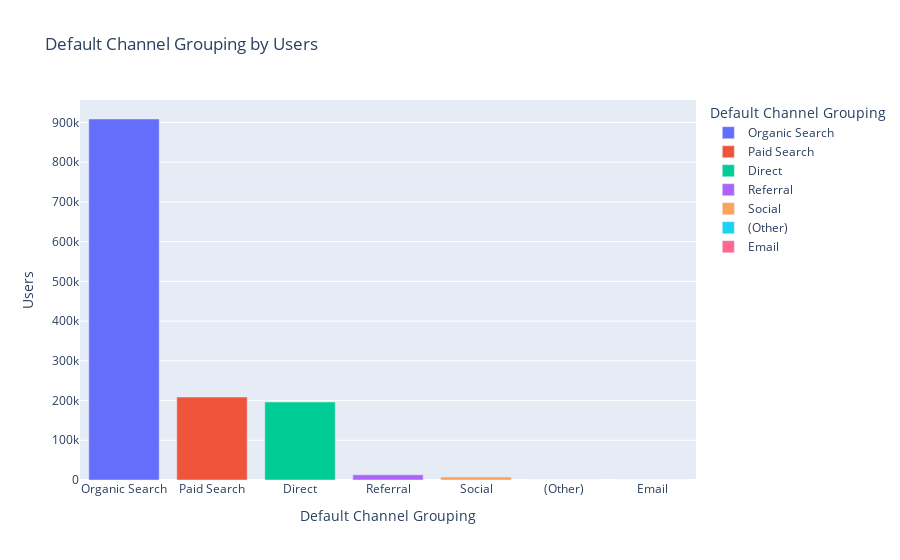

Notebook code cell kept with this figure:
### Markdown cell above
### Channel Grouping Patterns:

Here, we are looking for the **channel group source for patients and which sources are most effective in driving new patients to the company**

From the graph below, we can confirm that **more users** utilize the **organic search channel**, rather than the other channels and **Email channel** is the **least utilised by users.**

### Code cell
gadr_acquisition = gadr_acquisition.sort_values(by='Users', ascending=False)

# Create a bar chart
fig = px.bar(gadr_acquisition, x="Default Channel Grouping", y="Users", color="Default Channel Grouping", title="Default Channel Grouping by Users",)

# Show the chart
fig.show()

### Figure 1 — Plotly figure (JSON) as saved in the notebook; plotly's stock layout.template omitted (floating-point values rounded to 4 significant figures)
{"data": [{"alignmentgroup": "True", "hovertemplate": "Default Channel Grouping=%{x}<br>Users=%{y}<extra></extra>", "legendgroup": "Organic Search", "marker": {"color": "#636efa", "pattern": {"shape": ""}}, "name": "Organic Search", "offsetgroup": "Organic Search", "orientation": "v", "showlegend": true, "textposition": "auto", "type": "bar", "x": ["Organic Search"], "xaxis": "x", "y": [908831], "yaxis": "y"}, {"alignmentgroup": "True", "hovertemplate": "Default Channel Grouping=%{x}<br>Users=%{y}<extra></extra>", "legendgroup": "Paid Search", "marker": {"color": "#EF553B", "pattern": {"shape": ""}}, "name": "Paid Search", "offsetgroup": "Paid Search", "orientation": "v", "showlegend": true, "textposition": "auto", "type": "bar", "x": ["Paid Search"], "xaxis": "x", "y": [208793], "yaxis": "y"}, {"alignmentgroup": "True", "hovertemplate": "Default Channel Grouping=%{x}<br>Users=%{y}<extra></extra>", "legendgroup": "Direct", "marker": {"color": "#00cc96", "pattern": {"shape": ""}}, "name": "Direct", "offsetgroup": "Direct", "orientation": "v", "showlegend": true, "textposition": "auto", "type": "bar", "x": ["Direct"], "xaxis": "x", "y": [196238], "yaxis": "y"}, {"alignmentgroup": "True", "hovertemplate": "Default Channel Grouping=%{x}<br>Users=%{y}<extra></extra>", "legendgroup": "Referral", "marker": {"color": "#ab63fa", "pattern": {"shape": ""}}, "name": "Referral", "offsetgroup": "Referral", "orientation": "v", "showlegend": true, "textposition": "auto", "type": "bar", "x": ["Referral"], "xaxis": "x", "y": [12982], "yaxis": "y"}, {"alignmentgroup": "True", "hovertemplate": "Default Channel Grouping=%{x}<br>Users=%{y}<extra></extra>", "legendgroup": "Social", "marker": {"color": "#FFA15A", "pattern": {"shape": ""}}, "name": "Social", "offsetgroup": "Social", "orientation": "v", "showlegend": true, "textposition": "auto", "type": "bar", "x": ["Social"], "xaxis": "x", "y": [7645], "yaxis": "y"}, {"alignmentgroup": "True", "hovertemplate": "Default Channel Grouping=%{x}<br>Users=%{y}<extra></extra>", "legendgroup": "(Other)", "marker": {"color": "#19d3f3", "pattern": {"shape": ""}}, "name": "(Other)", "offsetgroup": "(Other)", "orientation": "v", "showlegend": true, "textposition": "auto", "type": "bar", "x": ["(Other)"], "xaxis": "x", "y": [3], "yaxis": "y"}, {"alignmentgroup": "True", "hovertemplate": "Default Channel Grouping=%{x}<br>Users=%{y}<extra></extra>", "legendgroup": "Email", "marker": {"color": "#FF6692", "pattern": {"shape": ""}}, "name": "Email", "offsetgroup": "Email", "orientation": "v", "showlegend": true, "textposition": "auto", "type": "bar", "x": ["Email"], "xaxis": "x", "y": [1], "yaxis": "y"}], "layout": {"barmode": "relative", "legend": {"title": {"text": "Default Channel Grouping"}, "tracegroupgap": 0}, "title": {"text": "Default Channel Grouping by Users"}, "xaxis": {"anchor": "y", "categoryarray": ["Organic Search", "Paid Search", "Direct", "Referral", "Social", "(Other)", "Email"], "categoryorder": "array", "domain": [0, 1], "title": {"text": "Default Channel Grouping"}}, "yaxis": {"anchor": "x", "domain": [0, 1], "title": {"text": "Users"}}}}
